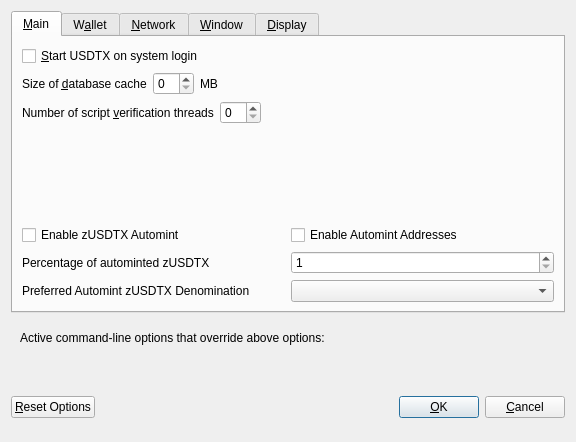
<?xml version="1.0" encoding="UTF-8"?>
<ui version="4.0">
 <class>OptionsDialog</class>
 <widget class="QDialog" name="OptionsDialog">
  <property name="geometry">
   <rect>
    <x>0</x>
    <y>0</y>
    <width>576</width>
    <height>442</height>
   </rect>
  </property>
  <property name="windowTitle">
   <string>Options</string>
  </property>
  <property name="modal">
   <bool>true</bool>
  </property>
  <layout class="QVBoxLayout" name="verticalLayout">
   <item>
    <widget class="QTabWidget" name="tabWidget">
     <property name="currentIndex">
      <number>0</number>
     </property>
     <widget class="QWidget" name="tabMain">
      <attribute name="title">
       <string>&amp;Main</string>
      </attribute>
      <layout class="QVBoxLayout" name="verticalLayout_Main">
       <item>
        <widget class="QCheckBox" name="bitcoinAtStartup">
         <property name="toolTip">
          <string>Automatically start USDTX after logging in to the system.</string>
         </property>
         <property name="text">
          <string>&amp;Start USDTX on system login</string>
         </property>
        </widget>
       </item>
       <item>
        <layout class="QHBoxLayout" name="horizontalLayout_2_Main">
         <item>
          <widget class="QLabel" name="databaseCacheLabel">
           <property name="text">
            <string>Size of &amp;database cache</string>
           </property>
           <property name="textFormat">
            <enum>Qt::PlainText</enum>
           </property>
           <property name="buddy">
            <cstring>databaseCache</cstring>
           </property>
          </widget>
         </item>
         <item>
          <widget class="QSpinBox" name="databaseCache"/>
         </item>
         <item>
          <widget class="QLabel" name="databaseCacheUnitLabel">
           <property name="text">
            <string>MB</string>
           </property>
           <property name="textFormat">
            <enum>Qt::PlainText</enum>
           </property>
          </widget>
         </item>
         <item>
          <spacer name="horizontalSpacer_2_Main">
           <property name="orientation">
            <enum>Qt::Horizontal</enum>
           </property>
           <property name="sizeHint" stdset="0">
            <size>
             <width>40</width>
             <height>20</height>
            </size>
           </property>
          </spacer>
         </item>
        </layout>
       </item>
       <item>
        <layout class="QHBoxLayout" name="horizontalLayout_3_Main">
         <item>
          <widget class="QLabel" name="threadsScriptVerifLabel">
           <property name="text">
            <string>Number of script &amp;verification threads</string>
           </property>
           <property name="textFormat">
            <enum>Qt::PlainText</enum>
           </property>
           <property name="buddy">
            <cstring>threadsScriptVerif</cstring>
           </property>
          </widget>
         </item>
         <item>
          <widget class="QSpinBox" name="threadsScriptVerif">
           <property name="toolTip">
            <string>(0 = auto, &lt;0 = leave that many cores free)</string>
           </property>
          </widget>
         </item>
         <item>
          <spacer name="horizontalSpacer_3_Main">
           <property name="orientation">
            <enum>Qt::Horizontal</enum>
           </property>
           <property name="sizeHint" stdset="0">
            <size>
             <width>40</width>
             <height>20</height>
            </size>
           </property>
          </spacer>
         </item>
        </layout>
       </item>
       <item>
        <spacer name="verticalSpacer_2">
         <property name="orientation">
          <enum>Qt::Vertical</enum>
         </property>
         <property name="sizeHint" stdset="0">
          <size>
           <width>20</width>
           <height>40</height>
          </size>
         </property>
        </spacer>
       </item>
       <item>
        <widget class="QWidget" name="verticalZusdtxOptionsWidget" native="true">
         <layout class="QVBoxLayout" name="verticalZusdtxOptionsLayout">
          <property name="margin">
           <number>0</number>
          </property>
          <item>
           <layout class="QHBoxLayout" name="horizontalAutomintingLayout">
            <item>
             <widget class="QCheckBox" name="checkBoxZeromintEnable">
              <property name="toolTip">
               <string>Enable automatic minting of USDTX units to zUSDTX</string>
              </property>
              <property name="layoutDirection">
               <enum>Qt::LeftToRight</enum>
              </property>
              <property name="text">
               <string>Enable zUSDTX Automint</string>
              </property>
             </widget>
            </item>
            <item>
             <widget class="QCheckBox" name="checkBoxZeromintAddresses">
              <property name="toolTip">
               <string>Enable automatic zUSDTX minting from specific addresses</string>
              </property>
              <property name="layoutDirection">
               <enum>Qt::LeftToRight</enum>
              </property>
              <property name="text">
               <string>Enable Automint Addresses</string>
              </property>
             </widget>
            </item>
           </layout>
          </item>
          <item>
           <layout class="QHBoxLayout" name="horizontalZmintPercentageLayout">
            <item>
             <widget class="QLabel" name="percentage_label">
              <property name="toolTip">
               <string>Percentage of incoming USDTX which get automatically converted to zUSDTX via Zerocoin Protocol (min: 10%)</string>
              </property>
              <property name="text">
               <string>Percentage of autominted zUSDTX</string>
              </property>
             </widget>
            </item>
            <item>
             <widget class="QSpinBox" name="zeromintPercentage">
              <property name="minimum">
               <number>1</number>
              </property>
              <property name="maximum">
               <number>100</number>
              </property>
             </widget>
            </item>
           </layout>
          </item>
          <item>
           <layout class="QHBoxLayout" name="horizontalLayout" stretch="0,0">
            <property name="sizeConstraint">
             <enum>QLayout::SetFixedSize</enum>
            </property>
            <item>
             <widget class="QLabel" name="labelPreferredDenom">
              <property name="maximumSize">
               <size>
                <width>16777215</width>
                <height>16777215</height>
               </size>
              </property>
              <property name="toolTip">
               <string>Wait with automatic conversion to Zerocoin until enough USDTX for this denomination is available</string>
              </property>
              <property name="text">
               <string>Preferred Automint zUSDTX Denomination</string>
              </property>
             </widget>
            </item>
            <item>
             <widget class="QComboBox" name="preferredDenom">
              <property name="maximumSize">
               <size>
                <width>16777215</width>
                <height>27</height>
               </size>
              </property>
              <property name="toolTip">
               <string>Wait with automatic conversion to Zerocoin until enough USDTX for this denomination is available</string>
              </property>
              <property name="maxVisibleItems">
               <number>9</number>
              </property>
              <property name="maxCount">
               <number>9</number>
              </property>
             </widget>
            </item>
           </layout>
          </item>
         </layout>
        </widget>
       </item>
      </layout>
     </widget>
     <widget class="QWidget" name="tabWallet">
      <attribute name="title">
       <string>W&amp;allet</string>
      </attribute>
      <layout class="QVBoxLayout" name="verticalLayout_Wallet">
       <item>
        <layout class="QHBoxLayout" name="horizontalLayout_2_Wallet">
         <item>
          <widget class="QLabel" name="labelStakeSplitThresholdText">
           <property name="text">
            <string>Stake split threshold:</string>
           </property>
          </widget>
         </item>
         <item>
          <widget class="QSpinBox" name="spinBoxStakeSplitThreshold">
           <property name="minimum">
            <number>1</number>
           </property>
           <property name="maximum">
            <number>999999</number>
           </property>
          </widget>
         </item>
        </layout>
       </item>
       <item>
        <widget class="QGroupBox" name="groupBox">
         <property name="title">
          <string>Expert</string>
         </property>
         <layout class="QVBoxLayout" name="verticalLayout_2">
          <item>
           <widget class="QCheckBox" name="coinControlFeatures">
            <property name="toolTip">
             <string>Whether to show coin control features or not.</string>
            </property>
            <property name="text">
             <string>Enable coin &amp;control features</string>
            </property>
           </widget>
          </item>
          <item>
           <widget class="QCheckBox" name="showMasternodesTab">
            <property name="toolTip">
             <string>Show additional tab listing all your masternodes in first sub-tab&lt;br/&gt;and all masternodes on the network in second sub-tab.</string>
            </property>
            <property name="text">
             <string>Show Masternodes Tab</string>
            </property>
           </widget>
          </item>
          <item>
           <widget class="QCheckBox" name="spendZeroConfChange">
            <property name="toolTip">
             <string>If you disable the spending of unconfirmed change, the change from a transaction&lt;br/&gt;cannot be used until that transaction has at least one confirmation.&lt;br/&gt;This also affects how your balance is computed.</string>
            </property>
            <property name="text">
             <string>&amp;Spend unconfirmed change</string>
            </property>
           </widget>
          </item>
         </layout>
        </widget>
       </item>
       <item>
        <spacer name="verticalSpacer_Wallet">
         <property name="orientation">
          <enum>Qt::Vertical</enum>
         </property>
         <property name="sizeHint" stdset="0">
          <size>
           <width>20</width>
           <height>40</height>
          </size>
         </property>
        </spacer>
       </item>
      </layout>
     </widget>
     <widget class="QWidget" name="tabNetwork">
      <attribute name="title">
       <string>&amp;Network</string>
      </attribute>
      <layout class="QVBoxLayout" name="verticalLayout_Network">
       <item>
        <widget class="QCheckBox" name="mapPortUpnp">
         <property name="toolTip">
          <string>Automatically open the USDTX client port on the router. This only works when your router supports UPnP and it is enabled.</string>
         </property>
         <property name="text">
          <string>Map port using &amp;UPnP</string>
         </property>
        </widget>
       </item>
       <item>
        <widget class="QCheckBox" name="allowIncoming">
         <property name="toolTip">
          <string>Accept connections from outside</string>
         </property>
         <property name="text">
          <string>Allow incoming connections</string>
         </property>
        </widget>
       </item>
       <item>
        <widget class="QCheckBox" name="connectSocks">
         <property name="toolTip">
          <string>Connect to the USDTX network through a SOCKS5 proxy.</string>
         </property>
         <property name="text">
          <string>&amp;Connect through SOCKS5 proxy (default proxy):</string>
         </property>
        </widget>
       </item>
       <item>
        <layout class="QHBoxLayout" name="horizontalLayout_1_Network">
         <item>
          <widget class="QLabel" name="proxyIpLabel">
           <property name="text">
            <string>Proxy &amp;IP:</string>
           </property>
           <property name="textFormat">
            <enum>Qt::PlainText</enum>
           </property>
           <property name="buddy">
            <cstring>proxyIp</cstring>
           </property>
          </widget>
         </item>
         <item>
          <widget class="QValidatedLineEdit" name="proxyIp">
           <property name="minimumSize">
            <size>
             <width>140</width>
             <height>0</height>
            </size>
           </property>
           <property name="maximumSize">
            <size>
             <width>140</width>
             <height>16777215</height>
            </size>
           </property>
           <property name="toolTip">
            <string>IP address of the proxy (e.g. IPv4: 127.0.0.1 / IPv6: ::1)</string>
           </property>
          </widget>
         </item>
         <item>
          <widget class="QLabel" name="proxyPortLabel">
           <property name="text">
            <string>&amp;Port:</string>
           </property>
           <property name="textFormat">
            <enum>Qt::PlainText</enum>
           </property>
           <property name="buddy">
            <cstring>proxyPort</cstring>
           </property>
          </widget>
         </item>
         <item>
          <widget class="QLineEdit" name="proxyPort">
           <property name="minimumSize">
            <size>
             <width>55</width>
             <height>0</height>
            </size>
           </property>
           <property name="maximumSize">
            <size>
             <width>55</width>
             <height>16777215</height>
            </size>
           </property>
           <property name="toolTip">
            <string>Port of the proxy (e.g. 9050)</string>
           </property>
          </widget>
         </item>
         <item>
          <spacer name="horizontalSpacer_1_Network">
           <property name="orientation">
            <enum>Qt::Horizontal</enum>
           </property>
           <property name="sizeHint" stdset="0">
            <size>
             <width>40</width>
             <height>20</height>
            </size>
           </property>
          </spacer>
         </item>
        </layout>
       </item>
       <item>
        <spacer name="verticalSpacer_Network">
         <property name="orientation">
          <enum>Qt::Vertical</enum>
         </property>
         <property name="sizeHint" stdset="0">
          <size>
           <width>20</width>
           <height>40</height>
          </size>
         </property>
        </spacer>
       </item>
      </layout>
     </widget>
     <widget class="QWidget" name="tabWindow">
      <attribute name="title">
       <string>&amp;Window</string>
      </attribute>
      <layout class="QVBoxLayout" name="verticalLayout_Window">
       <item>
        <widget class="QCheckBox" name="minimizeToTray">
         <property name="toolTip">
          <string>Show only a tray icon after minimizing the window.</string>
         </property>
         <property name="text">
          <string>&amp;Minimize to the tray instead of the taskbar</string>
         </property>
        </widget>
       </item>
       <item>
        <widget class="QCheckBox" name="minimizeOnClose">
         <property name="toolTip">
          <string>Minimize instead of exit the application when the window is closed. When this option is enabled, the application will be closed only after selecting Quit in the menu.</string>
         </property>
         <property name="text">
          <string>M&amp;inimize on close</string>
         </property>
        </widget>
       </item>
       <item>
        <spacer name="verticalSpacer_Window">
         <property name="orientation">
          <enum>Qt::Vertical</enum>
         </property>
         <property name="sizeHint" stdset="0">
          <size>
           <width>20</width>
           <height>40</height>
          </size>
         </property>
        </spacer>
       </item>
      </layout>
     </widget>
     <widget class="QWidget" name="tabDisplay">
      <attribute name="title">
       <string>&amp;Display</string>
      </attribute>
      <layout class="QVBoxLayout" name="verticalLayout_Display">
       <item>
        <layout class="QHBoxLayout" name="horizontalLayout_1_Display">
         <item>
          <widget class="QLabel" name="langLabel">
           <property name="text">
            <string>User Interface &amp;language:</string>
           </property>
           <property name="textFormat">
            <enum>Qt::PlainText</enum>
           </property>
           <property name="buddy">
            <cstring>lang</cstring>
           </property>
          </widget>
         </item>
         <item>
          <widget class="QValueComboBox" name="lang">
           <property name="toolTip">
            <string>The user interface language can be set here. This setting will take effect after restarting USDTX.</string>
           </property>
          </widget>
         </item>
        </layout>
       </item>
       <item>
        <widget class="QLabel" name="label_3">
         <property name="toolTip">
          <string notr="true"/>
         </property>
         <property name="statusTip">
          <string notr="true"/>
         </property>
         <property name="whatsThis">
          <string notr="true"/>
         </property>
         <property name="accessibleName">
          <string notr="true"/>
         </property>
         <property name="text">
          <string>Language missing or translation incomplete? Help contributing translations here:
https://discord.gg/ARRRgQzpdZ</string>
         </property>
         <property name="wordWrap">
          <bool>true</bool>
         </property>
         <property name="openExternalLinks">
          <bool>true</bool>
         </property>
         <property name="textInteractionFlags">
          <set>Qt::TextBrowserInteraction</set>
         </property>
        </widget>
       </item>
       <item>
        <layout class="QHBoxLayout" name="horizontalLayout_2_Display" stretch="0,0">
         <item>
          <widget class="QLabel" name="themeLabel">
           <property name="text">
            <string>User Interface Theme:</string>
           </property>
          </widget>
         </item>
         <item>
          <widget class="QValueComboBox" name="theme"/>
         </item>
        </layout>
       </item>
       <item>
        <widget class="QWidget" name="verticalZusdtxDisplayWidget" native="true">
         <layout class="QVBoxLayout" name="verticalZusdtxDisplayLayout">
          <property name="margin">
           <number>0</number>
          </property>
          <item>
           <widget class="Line" name="line">
            <property name="orientation">
             <enum>Qt::Horizontal</enum>
            </property>
           </widget>
          </item>
          <item>
           <layout class="QHBoxLayout" name="horizontalLayout_3_Display">
            <item>
             <widget class="QLabel" name="unitLabel">
              <property name="text">
               <string>Unit to show amounts in:</string>
              </property>
              <property name="textFormat">
               <enum>Qt::PlainText</enum>
              </property>
             </widget>
            </item>
            <item>
             <widget class="QValueComboBox" name="unit">
              <property name="toolTip">
               <string>Choose the default subdivision unit to show in the interface and when sending coins.</string>
              </property>
             </widget>
            </item>
           </layout>
          </item>
          <item>
           <layout class="QHBoxLayout" name="horizontalLayout_4_Display">
            <item>
             <widget class="QLabel" name="digitsLabel">
              <property name="text">
               <string>Decimal digits</string>
              </property>
             </widget>
            </item>
            <item>
             <widget class="QValueComboBox" name="digits"/>
            </item>
           </layout>
          </item>
          <item>
           <layout class="QHBoxLayout" name="horizontalLayout_5_Display">
            <item>
             <widget class="QCheckBox" name="checkBoxHideZeroBalances">
              <property name="toolTip">
               <string>Hide empty balances</string>
              </property>
              <property name="layoutDirection">
               <enum>Qt::LeftToRight</enum>
              </property>
              <property name="text">
               <string>Hide empty balances</string>
              </property>
             </widget>
            </item>
            <item>
             <widget class="QCheckBox" name="checkBoxHideOrphans">
              <property name="toolTip">
               <string>Hide orphan stakes in transaction lists</string>
              </property>
              <property name="text">
               <string>Hide orphan stakes</string>
              </property>
             </widget>
            </item>
            <item>
             <spacer name="horizontalSpacer">
              <property name="orientation">
               <enum>Qt::Horizontal</enum>
              </property>
              <property name="sizeHint" stdset="0">
               <size>
                <width>40</width>
                <height>20</height>
               </size>
              </property>
             </spacer>
            </item>
           </layout>
          </item>
          <item>
           <layout class="QHBoxLayout" name="horizontalLayout_6_Display">
            <item>
             <widget class="QLabel" name="thirdPartyTxUrlsLabel">
              <property name="toolTip">
               <string>Third party URLs (e.g. a block explorer) that appear in the transactions tab as context menu items. %s in the URL is replaced by transaction hash. Multiple URLs are separated by vertical bar |.</string>
              </property>
              <property name="text">
               <string>Third party transaction URLs</string>
              </property>
             </widget>
            </item>
            <item>
             <widget class="QLineEdit" name="thirdPartyTxUrls">
              <property name="toolTip">
               <string>Third party URLs (e.g. a block explorer) that appear in the transactions tab as context menu items. %s in the URL is replaced by transaction hash. Multiple URLs are separated by vertical bar |.</string>
              </property>
             </widget>
            </item>
           </layout>
          </item>
         </layout>
        </widget>
       </item>
       <item>
        <spacer name="verticalSpacer">
         <property name="orientation">
          <enum>Qt::Vertical</enum>
         </property>
         <property name="sizeHint" stdset="0">
          <size>
           <width>20</width>
           <height>40</height>
          </size>
         </property>
        </spacer>
       </item>
      </layout>
     </widget>
    </widget>
   </item>
   <item>
    <widget class="QFrame" name="frame">
     <layout class="QVBoxLayout" name="verticalLayout_Bottom">
      <item>
       <layout class="QHBoxLayout" name="horizontalLayout_Bottom">
        <item>
         <widget class="QLabel" name="overriddenByCommandLineInfoLabel">
          <property name="text">
           <string>Active command-line options that override above options:</string>
          </property>
          <property name="textFormat">
           <enum>Qt::PlainText</enum>
          </property>
         </widget>
        </item>
        <item>
         <spacer name="horizontalSpacer_Bottom">
          <property name="orientation">
           <enum>Qt::Horizontal</enum>
          </property>
          <property name="sizeHint" stdset="0">
           <size>
            <width>40</width>
            <height>20</height>
           </size>
          </property>
         </spacer>
        </item>
       </layout>
      </item>
      <item>
       <widget class="QLabel" name="overriddenByCommandLineLabel">
        <property name="text">
         <string/>
        </property>
        <property name="textFormat">
         <enum>Qt::PlainText</enum>
        </property>
        <property name="wordWrap">
         <bool>true</bool>
        </property>
       </widget>
      </item>
     </layout>
    </widget>
   </item>
   <item>
    <layout class="QHBoxLayout" name="horizontalLayout_Buttons">
     <item>
      <widget class="QPushButton" name="resetButton">
       <property name="toolTip">
        <string>Reset all client options to default.</string>
       </property>
       <property name="text">
        <string>&amp;Reset Options</string>
       </property>
       <property name="autoDefault">
        <bool>false</bool>
       </property>
      </widget>
     </item>
     <item>
      <spacer name="horizontalSpacer_1">
       <property name="orientation">
        <enum>Qt::Horizontal</enum>
       </property>
       <property name="sizeHint" stdset="0">
        <size>
         <width>40</width>
         <height>48</height>
        </size>
       </property>
      </spacer>
     </item>
     <item>
      <widget class="QLabel" name="statusLabel">
       <property name="minimumSize">
        <size>
         <width>200</width>
         <height>0</height>
        </size>
       </property>
       <property name="font">
        <font>
         <weight>75</weight>
         <bold>true</bold>
        </font>
       </property>
       <property name="text">
        <string/>
       </property>
       <property name="textFormat">
        <enum>Qt::PlainText</enum>
       </property>
       <property name="wordWrap">
        <bool>true</bool>
       </property>
      </widget>
     </item>
     <item>
      <spacer name="horizontalSpacer_2">
       <property name="orientation">
        <enum>Qt::Horizontal</enum>
       </property>
       <property name="sizeHint" stdset="0">
        <size>
         <width>40</width>
         <height>48</height>
        </size>
       </property>
      </spacer>
     </item>
     <item>
      <widget class="QPushButton" name="okButton">
       <property name="text">
        <string>&amp;OK</string>
       </property>
       <property name="autoDefault">
        <bool>false</bool>
       </property>
       <property name="default">
        <bool>true</bool>
       </property>
      </widget>
     </item>
     <item>
      <widget class="QPushButton" name="cancelButton">
       <property name="text">
        <string>&amp;Cancel</string>
       </property>
       <property name="autoDefault">
        <bool>false</bool>
       </property>
      </widget>
     </item>
    </layout>
   </item>
  </layout>
 </widget>
 <customwidgets>
  <customwidget>
   <class>QValidatedLineEdit</class>
   <extends>QLineEdit</extends>
   <header>qvalidatedlineedit.h</header>
  </customwidget>
  <customwidget>
   <class>QValueComboBox</class>
   <extends>QComboBox</extends>
   <header>qvaluecombobox.h</header>
  </customwidget>
 </customwidgets>
 <resources/>
 <connections/>
</ui>
